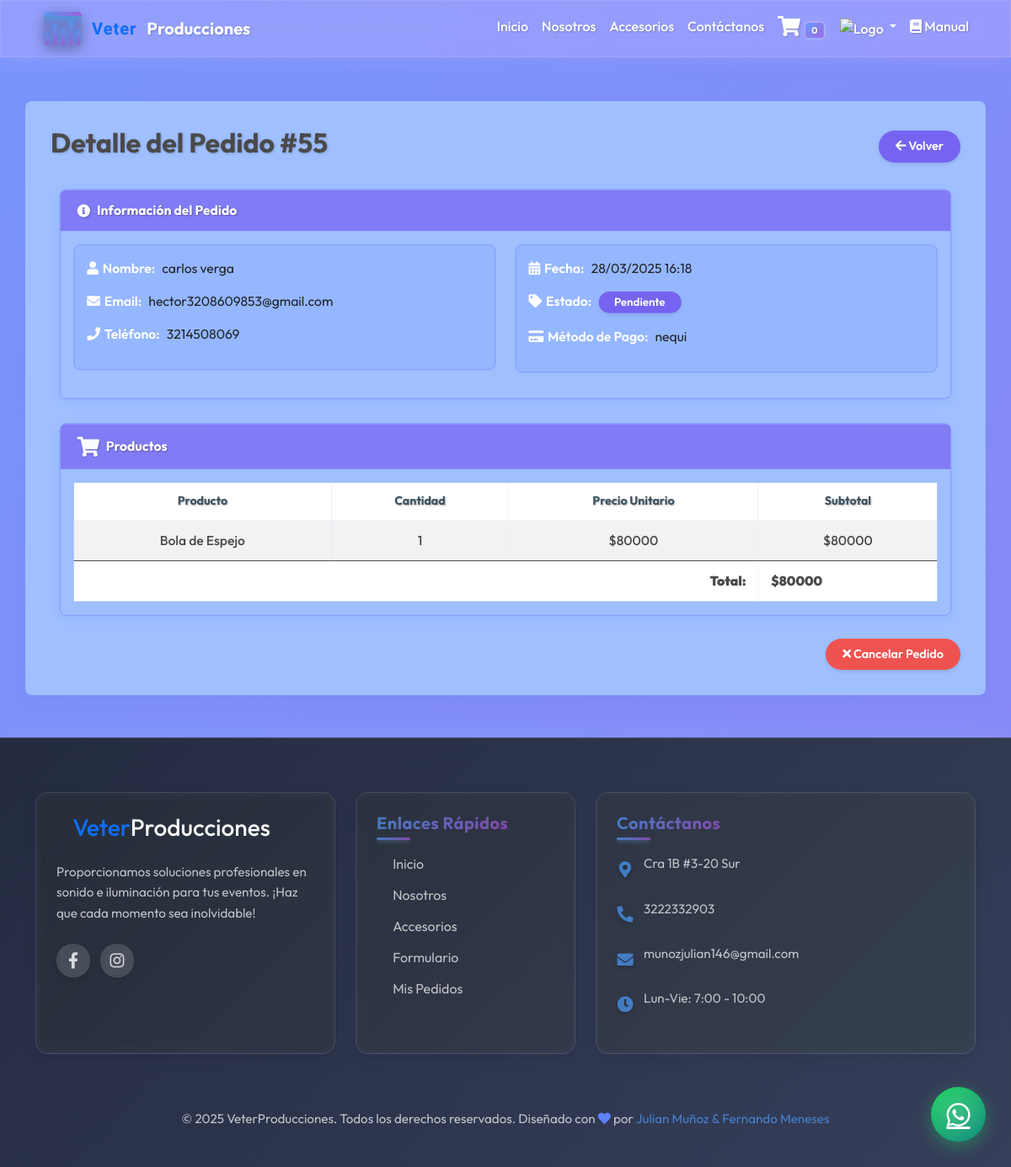
/pedido/55/ (signed in), run on the app's committed database.
### web/models.py (models this page shows, shortened)
class Orden(models.Model):
    usuario = models.ForeignKey(User, on_delete=models.CASCADE)
    nombre = models.CharField(max_length=200)
    email = models.EmailField()
    telefono = models.CharField(max_length=20)
    fecha_creacion = models.DateTimeField(auto_now_add=True)
    total = models.DecimalField(max_digits=10, decimal_places=2)
    metodo_pago = models.CharField(max_length=50, choices=[
        ('tarjeta', 'Tarjeta de Crédito/Débito'),
        ('transferencia', 'Transferencia Bancaria'),
        ('efectivo', 'Efectivo en Entrega'),
        ('nequi', 'Nequi'),
        ('bancolombia', 'Bancolombia')
    ])
    estado = models.CharField(max_length=50, default='pendiente', choices=[
        ('pendiente', 'Pendiente'),
        ('pagado', 'Pagado'),
        ('cancelado', 'Cancelado')
    ])
    class Meta:
        verbose_name = "Orden"
        verbose_name_plural = "Órdenes"
        ordering = ['-fecha_creacion']

class OrdenItem(models.Model):
    orden = models.ForeignKey(Orden, related_name='items', on_delete=models.CASCADE)
    catalogo = models.ForeignKey(Catalogo, on_delete=models.CASCADE)
    precio = models.DecimalField(max_digits=10, decimal_places=0)
    cantidad = models.PositiveIntegerField(default=1)
    class Meta:
        verbose_name = "Item de Orden"
        verbose_name_plural = "Items de Órdenes"
    def subtotal(self):
        return self.precio * self.cantidad

class Catalogo(models.Model):  # Nombre del modelo en PascalCase
    nombre = models.CharField(max_length=200)
    description = models.TextField()
    precio = models.DecimalField(max_digits=10, decimal_places=2)
    foto = models.ImageField(upload_to='catalogo/')
    disponible = models.BooleanField(default=True)
    fecha_creacion = models.DateTimeField(auto_now_add=True)
    class Meta:
        ordering = ['-fecha_creacion']
        verbose_name = 'Producto del Catálogo'
        verbose_name_plural = 'Productos del Catálogo'

### web/views.py (the view)
# urls.py: path('pedido/<int:pedido_id>/', views.detalle_pedido, name='detalle_pedido'),
@login_required
def detalle_pedido(request, pedido_id):
    orden = get_object_or_404(Orden, id=pedido_id, usuario=request.user)
    return render(request, 'detalle_pedido.html', {
        'pedido': orden,
    })

### web/templates/detalle_pedido.html (shortened to what this page needs)
{% extends 'base.html' %}
{% load static %}
{% block content %}
<link rel="stylesheet" href="{% static 'detalle_pedido.css' %}">
<div class="container pedidos-container" style="margin-top: 120px; margin-bottom: 50px;">
    <div class="d-flex justify-content-between align-items-center mb-4">
        <h2 class="pedidos-title">Detalle del Pedido #{{ pedido.id }}</h2>
        <a href="{% url 'historial_pedidos' %}" class="btn pedido-btn-volver">
            <i class="fas fa-arrow-left"></i> Volver
        </a>
    </div>
    <div class="card pedido-detalle-card mb-4">
        <div class="card-header pedido-detalle-header">
            <h5><i class="fas fa-info-circle"></i> Información del Pedido</h5>
        </div>
        <div class="card-body">
            <div class="row">
                <div class="col-md-6">
                    <div class="cliente-info-row">
                        <p><span class="cliente-info-label"><i class="fas fa-user"></i> Nombre:</span> {{ pedido.nombre }}</p>
                        <p><span class="cliente-info-label"><i class="fas fa-envelope"></i> Email:</span> {{ pedido.email }}</p>
                        <p><span class="cliente-info-label"><i class="fas fa-phone"></i> Teléfono:</span> {{ pedido.telefono }}</p>
                    </div>
                </div>
                <div class="col-md-6">
                    <div class="cliente-info-row">
                        <p><span class="cliente-info-label"><i class="fas fa-calendar-alt"></i> Fecha:</span> {{ pedido.fecha_creacion|date:"d/m/Y H:i" }}</p>
                        <p>
                            <span class="cliente-info-label"><i class="fas fa-tag"></i> Estado:</span>
                            <span class="badge pedido-badge
                                {% if pedido.estado == 'cancelado' %}pedido-badge-cancelado
                                {% elif pedido.estado == 'pagado' %}pedido-badge-pagado
                                {% else %}pedido-badge-pendiente{% endif %}">
                                {{ pedido.estado|title }}
                            </span>
                        </p>
                        <p><span class="cliente-info-label"><i class="fas fa-credit-card"></i> Método de Pago:</span> {{ pedido.metodo_pago }}</p>
                    </div>
                </div>
            </div>
        </div>
    </div>
    <div class="card pedido-detalle-card">
        <div class="card-header pedido-detalle-header">
            <h5><i class="fas fa-shopping-cart"></i> Productos</h5>
        </div>
        <div class="card-body">
            <div class="table-responsive">
                <table class="table table-striped pedido-detalle-table">
                    <thead class="pedido-detalle-thead">
                        <tr>
                            <th>Producto</th>
                            <th>Cantidad</th>
                            <th>Precio Unitario</th>
                            <th>Subtotal</th>
                        </tr>
                    </thead>
                    <tbody>
                        {% for item in pedido.items.all %}
                        <tr>
                            <td>{{ item.catalogo.nombre }}</td>
                            <td>{{ item.cantidad }}</td>
                            <td>${{ item.precio|floatformat:0 }}</td>
                            <td>${{ item.subtotal|floatformat:0 }}</td>
                        </tr>
                        {% endfor %}
                    </tbody>
                    <tfoot>
                        <tr>
                            <td colspan="3" class="text-end"><strong>Total:</strong></td>
                            <td><strong>${{ pedido.total|floatformat:0 }}</strong></td>
                        </tr>
                    </tfoot>
                </table>
            </div>
        </div>
    </div>
    {% if pedido.estado != 'pagado' and pedido.estado != 'cancelado' and pedido.estado != 'completado' %}
    <div class="text-end mt-4">
        <a href="{% url 'cancelar_pedido' pedido.id %}" class="btn pedido-btn-cancelar">
            <i class="fas fa-times"></i> Cancelar Pedido
        </a>
    </div>
    {% endif %}
</div>
{% endblock %}

### web/templates/base.html (shortened to what this page needs)
<!DOCTYPE html>
<html lang="es">
<head>
    <link href="https://cdn.jsdelivr.net/npm/bootstrap@5.3.0/dist/css/bootstrap.min.css" rel="stylesheet">
    <link rel="stylesheet" href="https://cdn.jsdelivr.net/npm/bootstrap-icons@1.11.3/font/bootstrap-icons.min.css">
    <link rel="stylesheet" href="https://cdnjs.cloudflare.com/ajax/libs/font-awesome/6.0.0-beta3/css/all.min.css">
    <link rel="stylesheet" href="https://cdnjs.cloudflare.com/ajax/libs/font-awesome/5.15.4/css/all.min.css">
    {% load static %}
    <link rel="stylesheet" href="{% static 'principal.css' %}">
</head>
<body>
    <nav class="navbar navbar-expand-lg navbar-light fixed-top">
        <div class="container">
            <a href="{% url 'home' %}" class="navbar-brand d-flex align-items-center">
                <div class="navbar-logo">
                    <div class="eq-bar eq-bar-1"></div>
                    <div class="eq-bar eq-bar-2"></div>
                    <div class="eq-bar eq-bar-3"></div>
                    <div class="eq-bar eq-bar-4"></div>
                    <div class="eq-bar eq-bar-5"></div>
                </div>
                <span class="text-primary">Veter</span>Producciones
            </a>
            <div class="collapse navbar-collapse" id="navbar-star">
                <ul class="navbar-nav ms-auto mb-2 mb-lg-0">
                    <li class="nav-item"><a class="nav-link" href="{% url 'home' %}">Inicio</a></li>
                    <li class="nav-item"><a class="nav-link" href="{% url 'nosotros' %}">Nosotros</a></li>
                    <li class="nav-item"><a class="nav-link" href="{% url 'catalogo' %}">Accesorios</a></li>
                    <li class="nav-item"><a class="nav-link" href="{% url 'formulario' %}">Contáctanos</a></li>
                    <li class="nav-item">
                        <a class="nav-link position-relative" href="{% url 'ver_carrito' %}">
                            <i class="fas fa-shopping-cart"></i>
                            {% if request.user.is_authenticated %}
                                <span class="badge bg-danger">{{ request.user.carritoitem_set.count|default:"0" }}</span>
                            {% endif %}
                        </a>
                    </li>
                    <li class="nav-item dropdown">
                        <a class="nav-link dropdown-toggle" href="#" id="navbarDropdown" role="button"
                           data-bs-toggle="dropdown" aria-expanded="false">
                            <img src="https://cdn-icons-png.flaticon.com/512/1077/1077114.png" alt="Logo" style="height: 30px; width: auto;">
                        </a>
                    </li>
                    <li class="nav-item">
                        <a class="nav-link" href="{{ STATIC_URL }}docs/Manual_de_usuario.pdf" target="_blank">
                            <i class="fas fa-book"></i> Manual
                        </a>
                    </li>
                </ul>
            </div>
        </div>
    </nav>
{% block content %}{% endblock %}
<footer>
    <div class="container">
        <div class="row">
            <div class="col-lg-4 col-md-6">
                <div class="footer-card">
                    <a href="{% url 'home' %}" class="footer-logo">
                        <span class="text-primary h3">Veter</span><span class="text-light h3">Producciones</span>
                    </a>
                    <p>Proporcionamos soluciones profesionales en sonido e iluminación para tus eventos. ¡Haz que cada momento sea inolvidable!</p>
                    <div class="social-links">
                        <a href="https://www.facebook.com/vetereventos" target="_blank"><i class="fab fa-facebook-f"></i></a>
                        <a href="https://www.instagram.com/djvetermunoz/" target="_blank"><i class="fab fa-instagram"></i></a>
                    </div>
                </div>
            </div>
            <div class="col-lg-3 col-md-6">
                <div class="footer-card">
                    <h5>Enlaces Rápidos</h5>
                    <a href="{% url 'home' %}">Inicio</a>
                    <a href="{% url 'nosotros' %}">Nosotros</a>
                    <a href="{% url 'catalogo' %}">Accesorios</a>
                    <a href="{% url 'formulario' %}">Formulario</a>
                    {% if user.is_authenticated %}
                    <a href="{% url 'historial_pedidos' %}">Mis Pedidos</a>
                    {% endif %}
                </div>
            </div>
            <div class="col-lg-5 col-md-12">
                <div class="footer-card">
                    <h5>Contáctanos</h5>
                    <div class="contact-info">
                        <i class="fas fa-map-marker-alt"></i>
                        <p>Cra 1B #3-20 Sur</p>
                    </div>
                    <div class="contact-info">
                        <i class="fas fa-phone-alt"></i>
                        <p>3222332903</p>
                    </div>
                    <div class="contact-info">
                        <i class="fas fa-envelope"></i>
                        <p>munozjulian146@gmail.com</p>
                    </div>
                    <div class="contact-info">
                        <i class="fas fa-clock"></i>
                        <p>Lun-Vie: 7:00 - 10:00</p>
                    </div>
                </div>
            </div>
        </div>
        <hr>
        <div class="copyright">
            <p>&copy; {% now "Y" %} VeterProducciones. Todos los derechos reservados. Diseñado con <i class="fas fa-heart" style="color: var(--primary-color);"></i> por <a href="#">Julian Muñoz & Fernando Meneses</a></p>
        </div>
    </div>
</footer>
<a href="https://api.whatsapp.com/send?phone=573214508096&text=Hola.%20Me%20gustaria%20obtener%20mas%20informaci%C3%B3n" class="whatsapp-float" target="_blank">
    <div class="inner-glow"></div>
    <i class="fab fa-whatsapp" style="font-size: 32px;"></i>
</a>
</body>
</html>

### web/static/detalle_pedido.css (style rules this page uses)
:root { --primary-color: #5d82fb; --primary-hover: #4a6cd9; --secondary-color: #7663f1; --secondary-hover: #7663f1; --success-color: #4CAF50; --danger-color: #ef5350; --danger-hover: #e53935; --text-color: #333333; --text-light: #ffffff; --text-white: #4a4a4a; --background-light: #9fbfff; --background-medium: #95b7ff; --background-lila: #d2bcfd; --background-lila-medium: #d0b2ff; --background-body: #7189ff99; --border-color: #8296ff; --border-radius: 8px; --box-shadow: 0 4px 12px rgba(93, 130, 251, 0.15); --transition: all 0.3s ease; --header-bg: #7663f1ba; }
body { background-color: var(--background-body); color: var(--text-white); font-family: 'Segoe UI', Tahoma, Geneva, Verdana, sans-serif; background-image: linear-gradient(135deg, #5d82fba6 0%, #7663f197 100%); background-attachment: fixed; min-height: 100vh; }
.pedidos-container { background-color: var(--background-light); border-radius: var(--border-radius); box-shadow: var(--box-shadow); padding: 30px; position: relative; }
.pedidos-title { color: var(--text-white); font-weight: 700; font-size: 2rem; margin-bottom: 10px; text-shadow: 1px 1px 3px rgba(0, 0, 0, 0.2); }
.pedido-badge { padding: 6px 12px; font-weight: 600; border-radius: 20px; font-size: 0.85rem; display: inline-flex; align-items: center; gap: 5px; min-width: 100px; justify-content: center; box-shadow: 0 2px 4px rgba(0, 0, 0, 0.1); }
.pedido-badge-pendiente { background-color: var(--secondary-color); color: white; }
.pedido-btn-cancelar { background-color: var(--danger-color); color: white; border: none; border-radius: 20px; padding: 8px 20px; font-size: 0.9rem; font-weight: 600; transition: var(--transition); text-decoration: none; box-shadow: 0 2px 4px rgba(0, 0, 0, 0.1); }
.pedido-btn-volver { background-color: var(--secondary-color); color: white; border: none; border-radius: 20px; padding: 8px 20px; font-size: 0.9rem; font-weight: 600; transition: var(--transition); text-decoration: none; box-shadow: 0 2px 4px rgba(0, 0, 0, 0.1); }
.pedido-detalle-card { border-radius: var(--border-radius); box-shadow: var(--box-shadow); overflow: hidden; margin-bottom: 25px; background-color: var(--background-light); border: 1px solid var(--border-color); }
.pedido-detalle-header { background-color: var(--header-bg); border-bottom: 1px solid var(--border-color); padding: 15px 20px; }
.pedido-detalle-header h5 { color: #ffffff; font-weight: 700; margin: 0; font-size: 1rem; text-shadow: 1px 1px 2px rgba(0, 0, 0, 0.3); display: flex; align-items: center; }
.pedido-detalle-header h5 i { margin-right: 8px; color: #fafdff; }
.pedido-detalle-table { margin-bottom: 0; width: 100%; }
.pedido-detalle-thead { background-color: var(--header-bg); }
.pedido-detalle-thead th { color: #3e5463; font-weight: 700; padding: 12px 15px; font-size: 0.9rem; border: none; text-shadow: 1px 1px 2px rgba(0, 0, 0, 0.3); text-align: center; }
.pedido-detalle-table tbody tr { background-color: var(--background-light); border-bottom: 1px solid var(--border-color); }
.pedido-detalle-table tbody tr:last-child { border-bottom: none; }
.pedido-detalle-table tbody td { padding: 12px 15px; color: var(--text-white); font-weight: 500; text-align: center; }
.pedido-detalle-table tfoot { background-color: var(--background-medium); }
.pedido-detalle-table tfoot td { font-weight: 700; color: var(--text-white); padding: 12px 15px; }
.cliente-info-row { background-color: var(--background-medium); border-radius: var(--border-radius); padding: 15px; margin-bottom: 15px; border: 1px solid var(--border-color); }
.cliente-info-label { color: #ffffff; font-weight: 600; margin-right: 5px; display: inline-flex; align-items: center; }
.cliente-info-label i { margin-right: 5px; }

### data on the page
Orden: id "55", nombre "carlos verga", email "hector3208609853@gmail.com", telefono "3214508069", fecha_creacion "28/03/2025 16:18", estado "Pendiente", metodo_pago "nequi", total "80000"
OrdenItem: catalogo.nombre "Bola de Espejo", cantidad "1", precio "80000", subtotal "80000"

### other printed values
{{ request.user.carritoitem_set.count|default:"0" }} "0"
